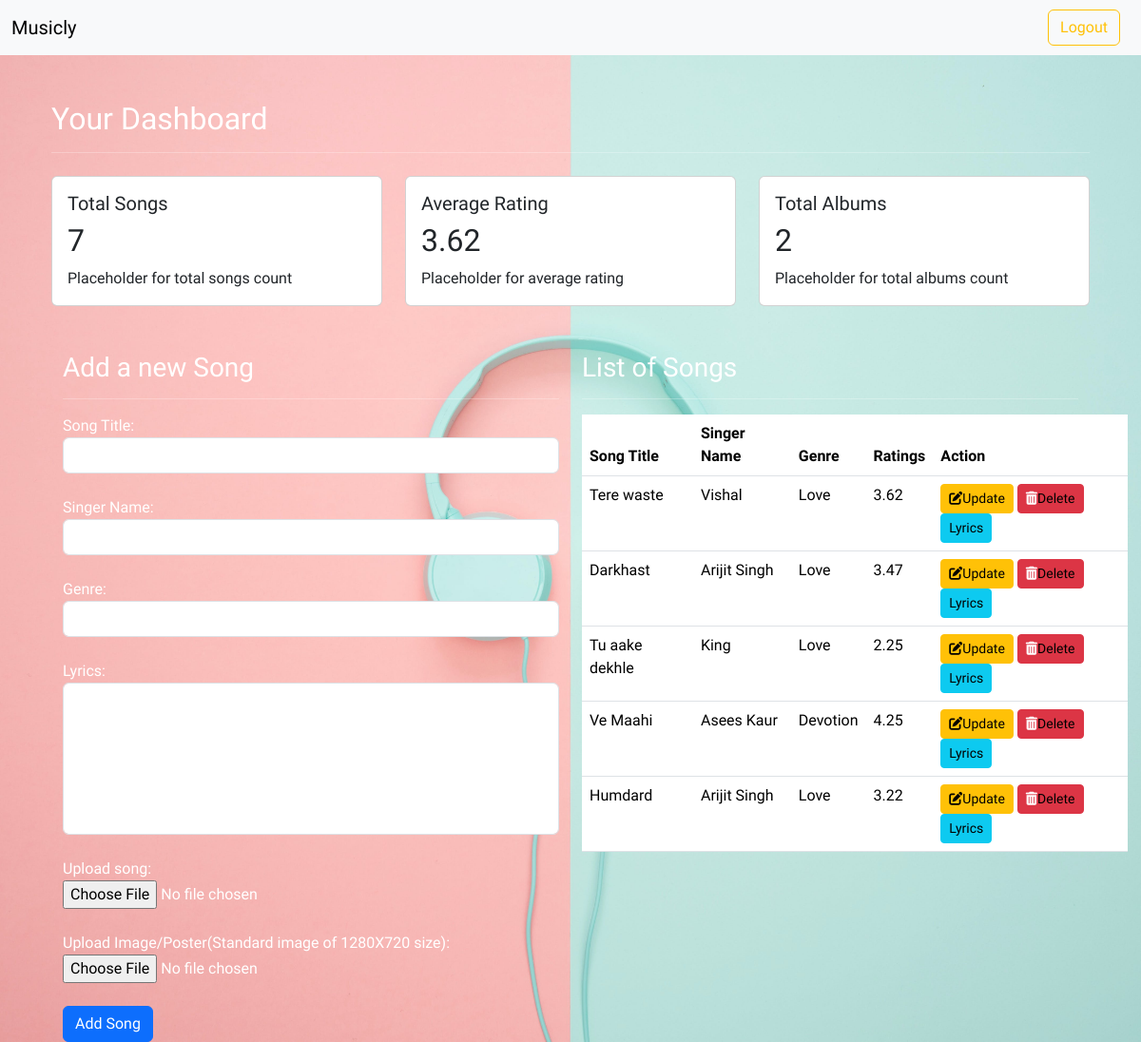
The app's page /creatorAccount/1/addSongs (signed in), older data.
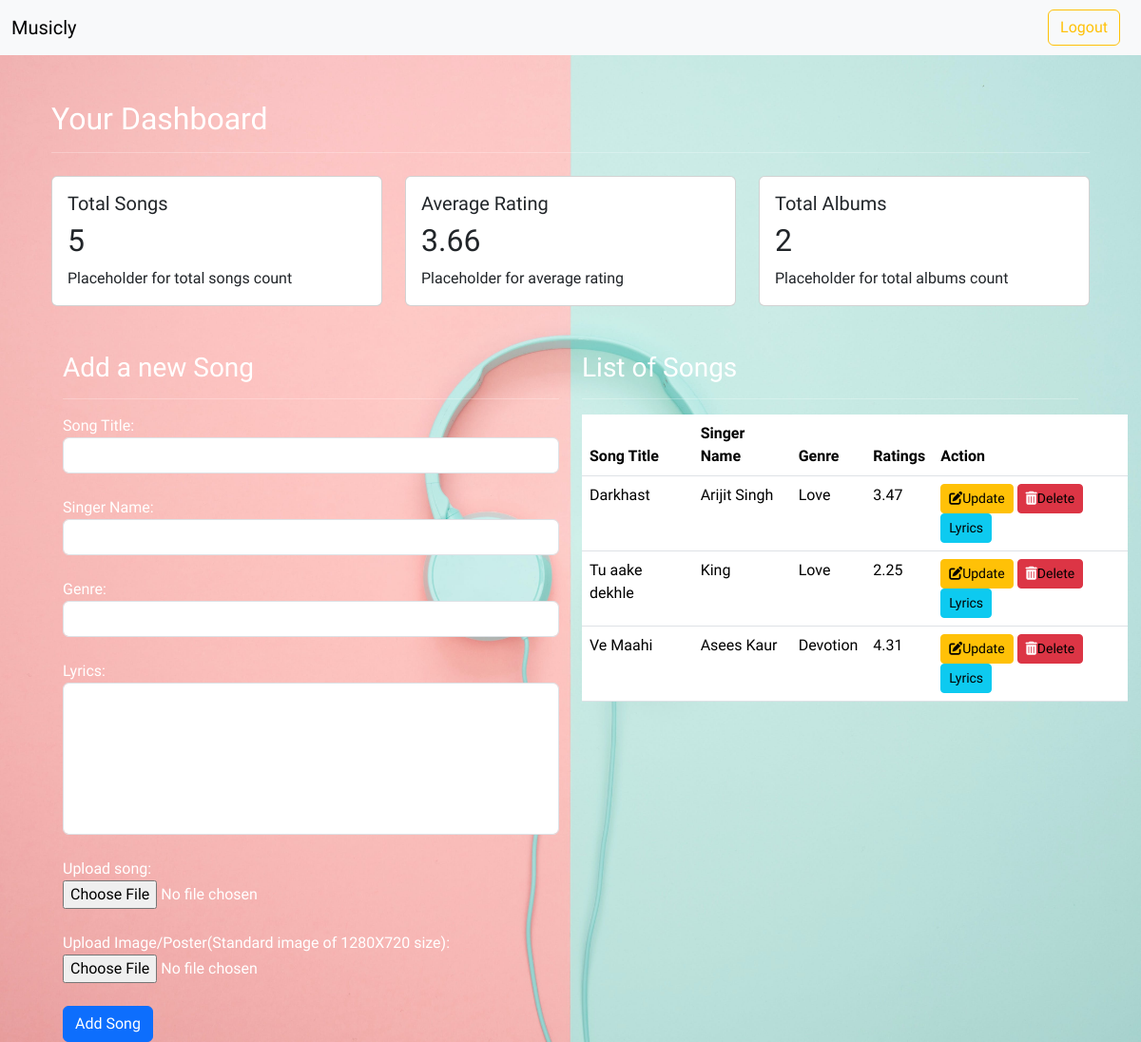
The same page, newer data.
### models.py (models this page shows)
class Songs(db.Model):
    __tablename__ = 'Songs'
    id = db.Column(db.Integer, primary_key = True)
    name = db.Column(db.String(120), nullable=False)
    artist = db.Column(db.String(32))
    lyrics = db.Column(db.String(1024), nullable = False)
    rating = db.Column(db.Integer, nullable = False, default=0)
    genre = db.Column(db.String(26), nullable=False)
    filename = db.Column(db.String(255), nullable=False)
    imagepath = db.Column(db.String(255), nullable=False)
    album_id = db.Column(db.Integer, db.ForeignKey('Album.id'), nullable = False)
    CreatorId = db.Column(db.Integer, db.ForeignKey('User.id'), nullable = False)

### routes.py (the view, shortened to what this page needs)
@app.route("/creatorAccount/<int:album_id>/addSongs", methods = ["GET", "POST"])
@auth_required
@creator_auth_required
def addSongs(album_id):
    user = User.query.get(session["user_id"])
    current_creator = user.id
    album = db.session.query(Album).filter_by(id = album_id).one()
    if request.method == "GET":
        total_songs = db.session.query(func.count(Songs.id)).filter(Songs.CreatorId == current_creator).scalar()
        average_rating = db.session.query(func.avg(Songs.rating)).filter(Songs.CreatorId == current_creator).scalar()
        total_albums = db.session.query(func.count(Album.id)).filter(Album.CreatorId == current_creator).scalar()
        songs = Songs.query.filter_by(album_id=album_id).all()
        if average_rating is None:
            average_rating = 0
        return render_template("addSongs.html", total_songs= total_songs, average_rating= round(average_rating, 2), total_albums= total_albums, creator= user.username, songs=songs, user = user, need = True, album_id = album_id)

### routes.py (called while the page is built)
def auth_required(func):
    @wraps(func)
    def inner(*args, **kwargs):
        if "user_id" not in session:
            flash("Login required.", 'danger')
            return redirect(url_for("login"))
        return func(*args, **kwargs)
    return inner

def creator_auth_required(func):
    @wraps(func)
    def inner(*args, **kwargs):
        user = User.query.get(session.get("user_id"))
        if user.role == "creator":
            return func(*args, **kwargs)
        else:
            flash("Logged out! You are not a Creator.", "danger")
            return redirect(url_for("logout"))
    return inner

### templates/addSongs.html (shortened to what this page needs)
{% extends 'layout.html' %}
{% block content %}
<body>
<div class="container mt-5">
  <h2>Your Dashboard</h2>
  <hr>
  <div class="row mt-4">
    <div class="col-md-4">
      <div class="card">
        <div class="card-body">
          <h5 class="card-title">Total Songs</h5>
          <h2>{{total_songs}}</h2>
          <p class="card-text">Placeholder for total songs count</p>
        </div>
      </div>
    </div>
    <div class="col-md-4">
      <div class="card">
        <div class="card-body">
          <h5 class="card-title">Average Rating</h5>
          <h2>{{ average_rating }}</h2>
          <p class="card-text">Placeholder for average rating</p>
        </div>
      </div>
    </div>
    <div class="col-md-4">
      <div class="card">
        <div class="card-body">
          <h5 class="card-title">Total Albums</h5>
          <h2>{{total_albums}}</h2>
          <p class="card-text">Placeholder for total albums count</p>
        </div>
      </div>
    </div>
  </div>
  <div class="container mt-5">
    <div class="row mt-4">
      <div class="col-md-6">
        <h3>Add a new Song</h3>
        <hr>
        <form method="POST" enctype="multipart/form-data">
          <div class="form-group">
            <label for="SongTitle">Song Title:</label>
            <input type="text" class="form-control" id="SongTitle" name="SongTitle" required>
          </div>
          <br>
          <div class="form-group">
            <label for="SingerName">Singer Name:</label>
            <input type="text" class="form-control" id="SingerName" name="SingerName" required>
          </div>
          <br>
          <div class="form-group">
            <label for="Genre">Genre:</label>
            <input type="text" class="form-control" id="Genre" name="Genre" required>
          </div>
          <br>
          <div class="form-group">
            <label for="lyrics">Lyrics:</label>
            <textarea class="form-control" id="lyrics" name="lyrics" required></textarea>
          </div>
          <br>
          <div class="form-group">
            <label for="mp3File">Upload song:</label>
            <br>
            <input type="file" class="form-control-file" id="mp3File" name="mp3File" accept=".mp3" required>
          </div>
          <br>
          <div class="form-group">
            <label for="imageFile">Upload Image/Poster(Standard image of 1280X720 size):</label>
            <input type="file" class="form-control-file" id="imageFile" name="imageFile" accept=".jpg, .jpeg, .png" required>
          </div>
          <br>
          <button type="submit" class="btn btn-primary">Add Song</button>
        </form>
      </div>
      <div class="col-md-6">
        <h3>List of Songs</h3>
        <hr>
        <table class="table">
          <thead>
            <tr>
              <th>Song Title</th>
              <th>Singer Name</th>
              <th>Genre</th>
              <th>Ratings</th>
              <th>Action</th>
            </tr>
          </thead>
          <tbody>
            {% for song in songs %}
            <tr>
              <td>{{ song.name }}</td>
              <td>{{ song.artist }}</td>
              <td>{{ song.genre }}</td>
              <td>{{ song.rating }}</td>
              <td>
                <button type="button" class="btn btn-warning btn-sm"><i class="fas fa-edit"></i><a href="/creatorAccount/{{album_id}}/addSongs/{{song.id}}/update">Update</a></button>
                <button type="button" class="btn btn-danger btn-sm"><i class="fas fa-trash-alt"></i><a href="/creatorAccount/{{album_id}}/addSongs/{{song.id}}/delete">Delete</a></button>
                <button type="submit" class="btn btn-info btn-sm"><a href="/creatorAccount/{{album_id}}/addSongs/{{song.id}}/viewlyrics">Lyrics</a></button>
              </td>
            </tr>
            {% endfor %}
          </tbody>
        </table>
      </div>
    </div>
  </div>
</div>
</body>
{% endblock %}

Row changes from the older to the newer data that the page shows:
removed Songs: name "Tere waste", artist "Vishal", genre "Love", rating "3.62"
removed Songs: name "Humdard", artist "Arijit Singh", genre "Love", rating "3.22"
changed Songs "Ve Maahi": rating "4.25" → "4.31"
Text that changed along with them:
{{ total_songs }}: "7" → "5"
{{ average_rating }}: "3.62" → "3.66"
